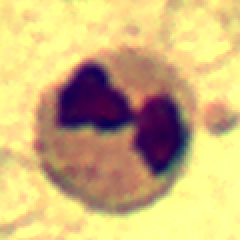
#> input picture Lec/Assignment 1/dataset_DIP_assignment/train/images/011.bmp, 120 x 120 px, given in place of 003.bmp, which was not available (shown 2 times larger)
$ python Stains.py
#> lines starting #> are read from the running program, lines starting #| are printed output that depends on the picture; after the words box and inside, x2 and y2 are one past the last pixel; in counts of white or black regions, pixels touching at a corner belong together; pictures that were not available may be replaced by others from this repository, and a replacement may not be noted
import numpy as np
import cv2 as cv
import matplotlib.pyplot as plt

# [22 lines left out: functions padding, lower_by_x, not called in this run]

def lower_by_2(image):
    rows, cols = image.shape
    new_image = np.ones((rows, cols), dtype=np.uint8)

    for i in range(rows):
        for j in range(cols):
            if (image[i, j] >= 0 and image[i, j] <= 127):
                new_image[i, j] = 0
            elif (image[i, j] >= 128 and image[i, j] <= 255):
                new_image[i, j] = 255

    return new_image

# [53 lines left out: functions cc, find_root, not called in this run]

def histogram_creating(image):
    rows, cols = image.shape
    histogram = np.zeros(256, dtype = int)

    for i in range(rows):
        for j in range(cols):
            val = image[i][j]
            histogram[val] += 1

    return histogram

def hist_cumsum(histogram):
    cumsum = np.zeros(len(histogram), dtype = int)
    cumsum[0] = histogram[0]
    for i in range(1, len(histogram)):
        cumsum[i] = cumsum[i-1] + histogram[i]

    return cumsum

#Main
total_threshold = 0

for i in range (3, 241):
    if i < 10:
        temp = "00" + str(i)
    elif i < 100:
        temp = "0" + str(i)
    else:
        temp = str(i)

    image = cv.imread("D:/Uni/Semester 6/DIP/Self/Lec/Assignment 1/dataset_DIP_assignment/train/images/" + temp + ".bmp",0)  # Grayscale image
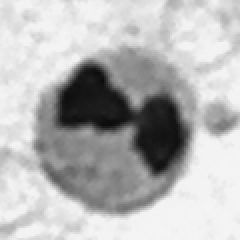
#> image: shape (120, 120) (shown 2 times larger); min 10, max 244, mean 182.8
    test_img = cv.imread("D:/Uni/Semester 6/DIP/Self/Lec/Assignment 1/dataset_DIP_assignment/train/masks/" + temp + ".png", 0)
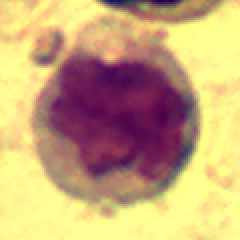
#> input picture Lec/Assignment 1/dataset_DIP_assignment/train/images/013.bmp, 120 x 120 px, given in place of 003.png, which was not available (shown 2 times larger)
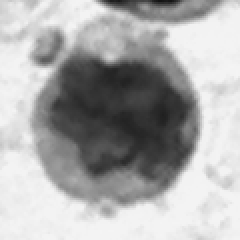
#> test_img: shape (120, 120) (shown 2 times larger); min 19, max 244, mean 171.6

    true_mask = lower_by_2(test_img)
#> after the loop in lower_by_2, `for i in range(rows):`:
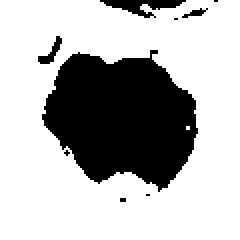
#> new_image: shape (120, 120) (shown 2 times larger); 71.4% white; 9 black regions (5 under 20 px), largest, box (x1, y1, x2, y2) and area: (21, 25, 99, 96) 3829, (50, 0, 93, 9) 184, (19, 18, 31, 32) 62, (91, 4, 104, 9) 28

    histogram = histogram_creating(image)
#> after the loop in histogram_creating, `for i in range(rows):`: histogram = 256 values, max 1259 at index 243, min 0 at index 0, mean 56.25

    cumsum = hist_cumsum(histogram)
#> in hist_cumsum, `cumsum = np.zeros(len(histogram), dtype = int)`: cumsum = 256 values from 0 to 0
#> after the loop in hist_cumsum, `for i in range(1, len(histogram)):`: cumsum = 256 values from 0 to 14400
#> cumsum = 256 values from 0 to 14400
    cdf = cumsum/max(cumsum)
#> cdf = 256 values from 0 to 1

    #Extracting first value where the value is 30%
    threshold = (np.where(cdf >= 0.3)[0][0])
#> threshold = 149
    print(f"For img {str(i)} threshold value is: {threshold}")
#| For img 3 threshold value is: 149
    total_threshold = total_threshold + threshold
#> total_threshold = 149
#> (the run stopped early here; a loop or call above may not have finished)
